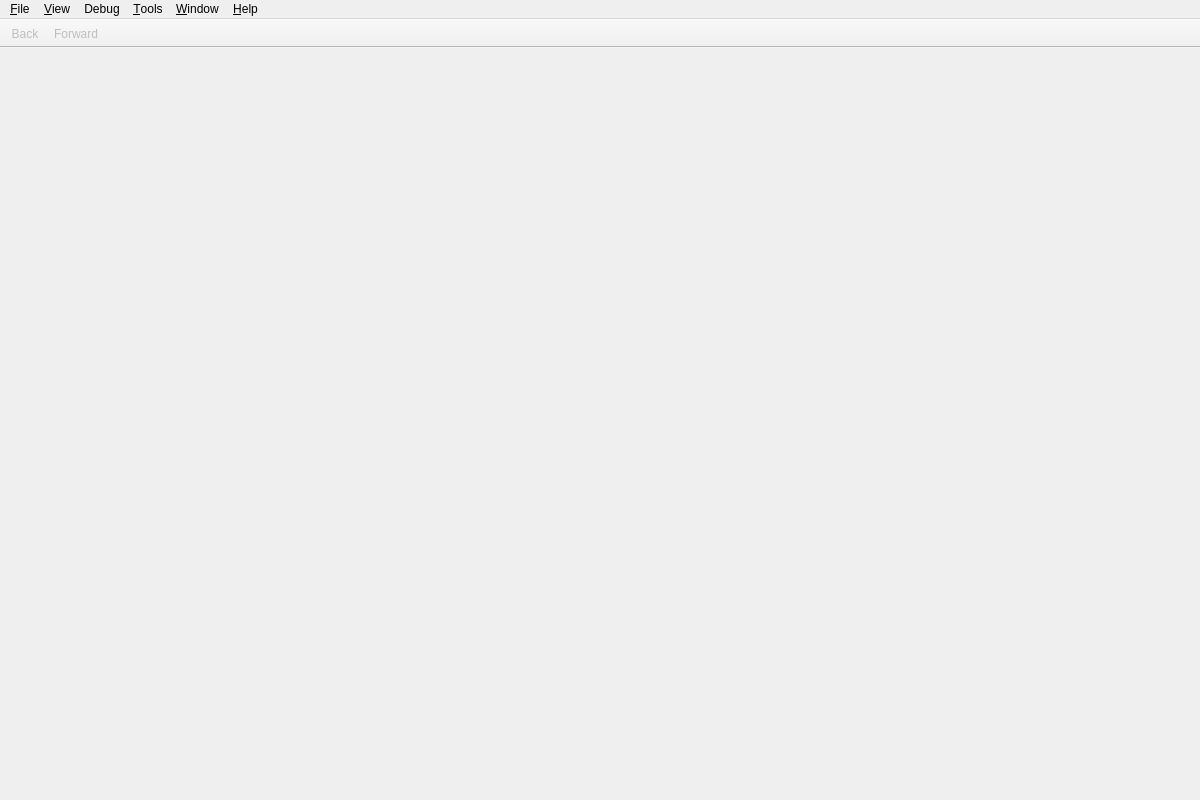
<?xml version="1.0" encoding="UTF-8"?>
<ui version="4.0">
 <class>BrowserWindow</class>
 <widget class="QMainWindow" name="BrowserWindow">
  <property name="geometry">
   <rect>
    <x>0</x>
    <y>0</y>
    <width>1200</width>
    <height>800</height>
   </rect>
  </property>
  <property name="acceptDrops">
   <bool>true</bool>
  </property>
  <property name="windowTitle">
   <string>AXR Browser</string>
  </property>
  <property name="unifiedTitleAndToolBarOnMac">
   <bool>true</bool>
  </property>
  <widget class="QWidget" name="centralWidget">
   <layout class="QHBoxLayout" name="horizontalLayout">
    <property name="margin">
     <number>0</number>
    </property>
    <item>
     <widget class="QTabWidget" name="tabWidget">
      <property name="documentMode">
       <bool>true</bool>
      </property>
      <property name="tabsClosable">
       <bool>true</bool>
      </property>
      <property name="movable">
       <bool>true</bool>
      </property>
     </widget>
    </item>
   </layout>
  </widget>
  <widget class="QMenuBar" name="menuBar">
   <property name="geometry">
    <rect>
     <x>0</x>
     <y>0</y>
     <width>1200</width>
     <height>22</height>
    </rect>
   </property>
   <widget class="QMenu" name="fileMenu">
    <property name="title">
     <string>&amp;File</string>
    </property>
    <addaction name="newTabAction"/>
    <addaction name="openAction"/>
    <addaction name="reloadAction"/>
    <addaction name="separator"/>
    <addaction name="closeAction"/>
    <addaction name="separator"/>
    <addaction name="exitAction"/>
   </widget>
   <widget class="QMenu" name="menuDebug">
    <property name="title">
     <string>Debug</string>
    </property>
    <addaction name="previousLayoutStepAction"/>
    <addaction name="nextLayoutStepAction"/>
   </widget>
   <widget class="QMenu" name="windowMenu">
    <property name="title">
     <string>&amp;Window</string>
    </property>
    <addaction name="logAction"/>
   </widget>
   <widget class="QMenu" name="helpMenu">
    <property name="title">
     <string>&amp;Help</string>
    </property>
    <addaction name="aboutAction"/>
   </widget>
   <widget class="QMenu" name="viewMenu">
    <property name="title">
     <string>&amp;View</string>
    </property>
    <addaction name="enableAntialiasingAction"/>
   </widget>
   <widget class="QMenu" name="toolsMenu">
    <property name="title">
     <string>&amp;Tools</string>
    </property>
    <addaction name="preferencesAction"/>
   </widget>
   <addaction name="fileMenu"/>
   <addaction name="viewMenu"/>
   <addaction name="menuDebug"/>
   <addaction name="toolsMenu"/>
   <addaction name="windowMenu"/>
   <addaction name="helpMenu"/>
  </widget>
  <widget class="QToolBar" name="navigationToolBar">
   <property name="windowTitle">
    <string>toolBar</string>
   </property>
   <property name="movable">
    <bool>false</bool>
   </property>
   <property name="iconSize">
    <size>
     <width>20</width>
     <height>20</height>
    </size>
   </property>
   <property name="floatable">
    <bool>false</bool>
   </property>
   <attribute name="toolBarArea">
    <enum>TopToolBarArea</enum>
   </attribute>
   <attribute name="toolBarBreak">
    <bool>false</bool>
   </attribute>
   <addaction name="backAction"/>
   <addaction name="forwardAction"/>
  </widget>
  <action name="openAction">
   <property name="text">
    <string>&amp;Open...</string>
   </property>
  </action>
  <action name="reloadAction">
   <property name="icon">
    <iconset resource="Resources.qrc">
     <normaloff>:/icons/browser-ui-refresh.png</normaloff>:/icons/browser-ui-refresh.png</iconset>
   </property>
   <property name="text">
    <string>Reload</string>
   </property>
  </action>
  <action name="closeAction">
   <property name="text">
    <string>Close Tab</string>
   </property>
  </action>
  <action name="exitAction">
   <property name="text">
    <string>E&amp;xit</string>
   </property>
   <property name="menuRole">
    <enum>QAction::QuitRole</enum>
   </property>
  </action>
  <action name="previousLayoutStepAction">
   <property name="text">
    <string>Previous Layout Step</string>
   </property>
  </action>
  <action name="nextLayoutStepAction">
   <property name="text">
    <string>Next Layout Step</string>
   </property>
  </action>
  <action name="logAction">
   <property name="text">
    <string>Log</string>
   </property>
  </action>
  <action name="aboutAction">
   <property name="text">
    <string>About AXR Browser</string>
   </property>
   <property name="menuRole">
    <enum>QAction::AboutRole</enum>
   </property>
  </action>
  <action name="enableAntialiasingAction">
   <property name="checkable">
    <bool>true</bool>
   </property>
   <property name="text">
    <string>Enable Antialiasing</string>
   </property>
  </action>
  <action name="preferencesAction">
   <property name="text">
    <string>Options...</string>
   </property>
   <property name="menuRole">
    <enum>QAction::PreferencesRole</enum>
   </property>
  </action>
  <action name="backAction">
   <property name="enabled">
    <bool>false</bool>
   </property>
   <property name="icon">
    <iconset resource="Resources.qrc">
     <normaloff>:/icons/browser-ui-back.png</normaloff>
     <disabledoff>:/icons/browser-ui-back-disabled.png</disabledoff>:/icons/browser-ui-back.png</iconset>
   </property>
   <property name="text">
    <string>Back</string>
   </property>
  </action>
  <action name="forwardAction">
   <property name="enabled">
    <bool>false</bool>
   </property>
   <property name="icon">
    <iconset resource="Resources.qrc">
     <normaloff>:/icons/browser-ui-forward.png</normaloff>
     <disabledoff>:/icons/browser-ui-forward-disabled.png</disabledoff>:/icons/browser-ui-forward.png</iconset>
   </property>
   <property name="text">
    <string>Forward</string>
   </property>
  </action>
  <action name="newTabAction">
   <property name="text">
    <string>New Tab</string>
   </property>
   <property name="shortcut">
    <string>Ctrl+T</string>
   </property>
  </action>
 </widget>
 <resources>
  <include location="Resources.qrc"/>
 </resources>
 <connections>
  <connection>
   <sender>openAction</sender>
   <signal>triggered()</signal>
   <receiver>BrowserWindow</receiver>
   <slot>openFile()</slot>
   <hints>
    <hint type="sourcelabel">
     <x>-1</x>
     <y>-1</y>
    </hint>
    <hint type="destinationlabel">
     <x>399</x>
     <y>299</y>
    </hint>
   </hints>
  </connection>
  <connection>
   <sender>reloadAction</sender>
   <signal>triggered()</signal>
   <receiver>BrowserWindow</receiver>
   <slot>reloadFile()</slot>
   <hints>
    <hint type="sourcelabel">
     <x>-1</x>
     <y>-1</y>
    </hint>
    <hint type="destinationlabel">
     <x>399</x>
     <y>299</y>
    </hint>
   </hints>
  </connection>
  <connection>
   <sender>closeAction</sender>
   <signal>triggered()</signal>
   <receiver>BrowserWindow</receiver>
   <slot>closeCurrentTab()</slot>
   <hints>
    <hint type="sourcelabel">
     <x>-1</x>
     <y>-1</y>
    </hint>
    <hint type="destinationlabel">
     <x>399</x>
     <y>299</y>
    </hint>
   </hints>
  </connection>
  <connection>
   <sender>previousLayoutStepAction</sender>
   <signal>triggered()</signal>
   <receiver>BrowserWindow</receiver>
   <slot>previousLayoutStep()</slot>
   <hints>
    <hint type="sourcelabel">
     <x>-1</x>
     <y>-1</y>
    </hint>
    <hint type="destinationlabel">
     <x>399</x>
     <y>299</y>
    </hint>
   </hints>
  </connection>
  <connection>
   <sender>nextLayoutStepAction</sender>
   <signal>triggered()</signal>
   <receiver>BrowserWindow</receiver>
   <slot>nextLayoutStep()</slot>
   <hints>
    <hint type="sourcelabel">
     <x>-1</x>
     <y>-1</y>
    </hint>
    <hint type="destinationlabel">
     <x>399</x>
     <y>299</y>
    </hint>
   </hints>
  </connection>
  <connection>
   <sender>logAction</sender>
   <signal>triggered()</signal>
   <receiver>BrowserWindow</receiver>
   <slot>showErrorLog()</slot>
   <hints>
    <hint type="sourcelabel">
     <x>-1</x>
     <y>-1</y>
    </hint>
    <hint type="destinationlabel">
     <x>399</x>
     <y>299</y>
    </hint>
   </hints>
  </connection>
  <connection>
   <sender>aboutAction</sender>
   <signal>triggered()</signal>
   <receiver>BrowserWindow</receiver>
   <slot>showAbout()</slot>
   <hints>
    <hint type="sourcelabel">
     <x>-1</x>
     <y>-1</y>
    </hint>
    <hint type="destinationlabel">
     <x>399</x>
     <y>299</y>
    </hint>
   </hints>
  </connection>
  <connection>
   <sender>enableAntialiasingAction</sender>
   <signal>toggled(bool)</signal>
   <receiver>BrowserWindow</receiver>
   <slot>toggleAntialiasing(bool)</slot>
   <hints>
    <hint type="sourcelabel">
     <x>-1</x>
     <y>-1</y>
    </hint>
    <hint type="destinationlabel">
     <x>399</x>
     <y>299</y>
    </hint>
   </hints>
  </connection>
  <connection>
   <sender>exitAction</sender>
   <signal>triggered()</signal>
   <receiver>BrowserWindow</receiver>
   <slot>close()</slot>
   <hints>
    <hint type="sourcelabel">
     <x>-1</x>
     <y>-1</y>
    </hint>
    <hint type="destinationlabel">
     <x>399</x>
     <y>299</y>
    </hint>
   </hints>
  </connection>
  <connection>
   <sender>preferencesAction</sender>
   <signal>triggered()</signal>
   <receiver>BrowserWindow</receiver>
   <slot>showPreferences()</slot>
   <hints>
    <hint type="sourcelabel">
     <x>-1</x>
     <y>-1</y>
    </hint>
    <hint type="destinationlabel">
     <x>399</x>
     <y>299</y>
    </hint>
   </hints>
  </connection>
  <connection>
   <sender>tabWidget</sender>
   <signal>currentChanged(int)</signal>
   <receiver>BrowserWindow</receiver>
   <slot>updateUIForCurrentTabState()</slot>
   <hints>
    <hint type="sourcelabel">
     <x>599</x>
     <y>423</y>
    </hint>
    <hint type="destinationlabel">
     <x>599</x>
     <y>399</y>
    </hint>
   </hints>
  </connection>
  <connection>
   <sender>tabWidget</sender>
   <signal>tabCloseRequested(int)</signal>
   <receiver>BrowserWindow</receiver>
   <slot>closeTab(int)</slot>
   <hints>
    <hint type="sourcelabel">
     <x>599</x>
     <y>423</y>
    </hint>
    <hint type="destinationlabel">
     <x>599</x>
     <y>399</y>
    </hint>
   </hints>
  </connection>
  <connection>
   <sender>newTabAction</sender>
   <signal>triggered()</signal>
   <receiver>BrowserWindow</receiver>
   <slot>newTab()</slot>
   <hints>
    <hint type="sourcelabel">
     <x>-1</x>
     <y>-1</y>
    </hint>
    <hint type="destinationlabel">
     <x>599</x>
     <y>399</y>
    </hint>
   </hints>
  </connection>
 </connections>
 <slots>
  <slot>openFile()</slot>
  <slot>reloadFile()</slot>
  <slot>previousLayoutStep()</slot>
  <slot>nextLayoutStep()</slot>
  <slot>showErrorLog()</slot>
  <slot>showAbout()</slot>
  <slot>toggleAntialiasing(bool)</slot>
  <slot>showPreferences()</slot>
  <slot>updateUIForCurrentTabState()</slot>
  <slot>closeTab(int)</slot>
  <slot>closeCurrentTab()</slot>
  <slot>newTab()</slot>
 </slots>
</ui>
